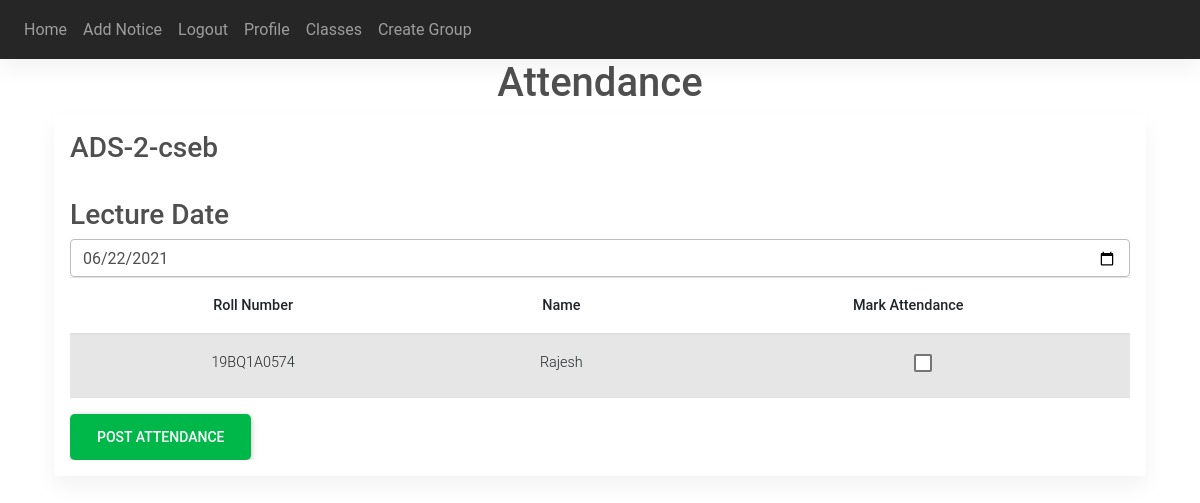
Page /course/ADS-2-cseb/take_attendance (signed in) on the committed database.
### website/models.py (models this page shows)
class Course(db.Model):
    id = db.Column(db.Integer, primary_key=True)
    branch = db.Column(db.String(20))
    section = db.Column(db.String(1))
    year = db.Column(db.Integer)
    subject = db.Column(db.String(50))
    course_name = db.Column(db.String(100))
    teacher_id = db.Column(db.Integer, db.ForeignKey('teacher.id'))
    student_ids = db.relationship('Student_ids')
    attendance = db.relationship('Attendance')
    materials = db.relationship('Materials')

class Student(db.Model):
    id = db.Column(db.Integer, primary_key=True)
    regno = db.Column(db.String(10), unique=True, nullable=False)
    branch = db.Column(db.String(20), nullable=False)
    section = db.Column(db.String(1), nullable=False)
    year = db.Column(db.Integer, nullable=False)
    semester = db.Column(db.Integer, nullable=False)
    user_id = db.Column(db.Integer, db.ForeignKey('user.id'))
    attendance = db.relationship('Attendance')
    courses = db.relationship('Student_ids')
    groups = db.relationship('Group_student_id')
    user_name = db.Column(db.String(150))

### website/courses/routes.py (the view, shortened to what this page needs)
@courses.route('/course/<course>/take_attendance', methods=['GET', 'POST'])
@login_required
@require_role('p')
def subject(course):
    course_name = course
    course = Course.query.filter_by(course_name=course_name).first()
    if course:
        year = course.year
        branch = course.branch
        section = course.section
    else:
        return f"<h1>404 NOT FOUND</h>"
    teacher = current_user.teacher[0]
    if teacher.id != course.teacher_id:
        return redirect("/")
    students_list = []
    students = Student.query.all()
    for student in students:
        if student.branch == branch and student.section == section and student.year == year:
            students_list.append(student)
    return render_template("attendance.html", user=current_user, students_list=students_list, course_name=course_name, date=date.today())

### website/main/utils.py (called while the page is built)
def require_role(role):
    def decorator(func):
        @wraps(func)
        def wrapped_function(*args, **kwargs):
            if not current_user.user_type == role:
                flash("No Permission", category="error")
                return redirect("/")
            else:
                return func(*args, **kwargs)
        return wrapped_function
    return decorator

### website/templates/attendance.html (shortened to what this page needs)
{% extends "teacher_base.html" %}
{% block content %}
<h1 align="center">Attendance</h1>
<div class="container">
  <div class="card card-plain">
    <div class="card-body">
      <h3 class="card-title">{{ course_name }}</h3>
      <br />
      <div class="table-responsive-xxl">
        <form method="POST">
          <h3 class="card-title">Lecture Date</h3>
          <input type="date" class="form-control" placeholder="Date..." name="date" value={{date}} id="date" required>
          <table class="table table-striped">
          <thead>
            <tr>
              <th class="text-center">Roll Number</th>
              <th class="text-center">Name</th>
              <th class="text-center">Mark Attendance</th>
            </tr>
          </thead>
          <tbody>
            {% for student in students_list %}
              <tr>
                <td class="td-number text-center">
                  {{ student.regno }}
                </td>
                <td class="td-number text-center">
                  {{ student.user_name }}
                </td>
                <td class="td-number text-center">
                  <div class="form-check disabled">
                    <label class="form-check-label">
                    <input value="true" class="form-check-input" type="checkbox" name={{ student.id }}>
                    </label>
                  </div>
                </td>
              </tr>
            {% endfor %}
          </tbody>
          </table>
          <button type="submit" class="btn btn-success btn-raised btn-lg">Post Attendance</button>
        </form>
      </div>
    </div>
  </div>
</div>
{% endblock %}

### rows in the picture
Course: course_name "ADS-2-cseb"
Student: regno "19BQ1A0574", user_name "Rajesh"
